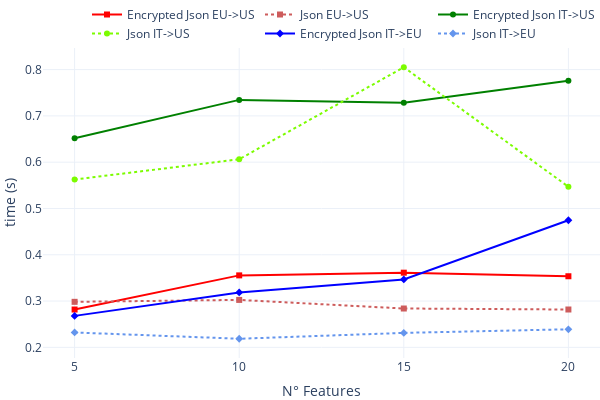

Notebook code cell kept with this figure:
### Code cell
fig = make_subplots(rows=1, cols=1, subplot_titles=('', ''), shared_xaxes=True, shared_yaxes=False, vertical_spacing=0.03)

fig.add_trace(go.Scatter(x=features, y=enc_1, name='Encrypted Json EU->US', line=dict(color='red'), mode='lines+markers', marker=dict(symbol=1)), row=1, col=1)
fig.add_trace(go.Scatter(x=features, y=not_enc_1, name='Json EU->US', line=dict(color='indianred', dash='dot'), mode='lines+markers', marker=dict(symbol=1)), row=1, col=1)

fig.add_trace(go.Scatter(x=features, y=enc_2, name='Encrypted Json IT->US', line=dict(color='green'), mode='lines+markers'), row=1, col=1)
fig.add_trace(go.Scatter(x=features, y=not_enc_2, name='Json IT->US', line=dict(color='lawngreen', dash='dot'), mode='lines+markers'), row=1, col=1)

fig.add_trace(go.Scatter(x=features, y=enc_3, name='Encrypted Json IT->EU', line=dict(color='blue'), mode='lines+markers', marker=dict(symbol=2)), row=1, col=1)
fig.add_trace(go.Scatter(x=features, y=not_enc_3, name='Json IT->EU', line=dict(color='cornflowerblue', dash='dot'), mode='lines+markers', marker=dict(symbol=2)), row=1, col=1)

#fig.add_trace(go.Bar(x=features, y=size_enc, name='Encrypted Json size', marker_color='mediumvioletred'), row=2, col=1)
#fig.add_trace(go.Bar(x=features, y=size_not_enc, name='Json size', marker_color='palevioletred'), row=2, col=1)

fig.update_yaxes(title_text="time (s)", row=1, col=1)
#fig.update_yaxes(title_text="size (KB)", row=2, col=1)
fig.update_xaxes(title_text="N° Features", row=1, col=1)

fig.update_layout(width=600, height=400, template='plotly_white', showlegend=True,
                 legend=dict(orientation="h", yanchor="bottom", y=1, xanchor="right", x=1), margin=dict(l=0,r=0,b=0,t=0))

fig.update_annotations(xshift=240, yshift=-120, font_size=14, textangle=90)

fig.show()

### Figure 1 — Plotly figure (JSON) as saved in the notebook; plotly's stock layout.template omitted (floating-point values rounded to 4 significant figures)
{"data": [{"line": {"color": "red"}, "marker": {"symbol": 1}, "mode": "lines+markers", "name": "Encrypted Json EU->US", "type": "scatter", "x": ["5", "10", "15", "20"], "xaxis": "x", "y": [0.2817, 0.3554, 0.3613, 0.3536], "yaxis": "y"}, {"line": {"color": "indianred", "dash": "dot"}, "marker": {"symbol": 1}, "mode": "lines+markers", "name": "Json EU->US", "type": "scatter", "x": ["5", "10", "15", "20"], "xaxis": "x", "y": [0.2983, 0.3025, 0.2839, 0.2818], "yaxis": "y"}, {"line": {"color": "green"}, "mode": "lines+markers", "name": "Encrypted Json IT->US", "type": "scatter", "x": ["5", "10", "15", "20"], "xaxis": "x", "y": [0.6517, 0.7345, 0.7285, 0.7761], "yaxis": "y"}, {"line": {"color": "lawngreen", "dash": "dot"}, "mode": "lines+markers", "name": "Json IT->US", "type": "scatter", "x": ["5", "10", "15", "20"], "xaxis": "x", "y": [0.5626, 0.6063, 0.8051, 0.547], "yaxis": "y"}, {"line": {"color": "blue"}, "marker": {"symbol": 2}, "mode": "lines+markers", "name": "Encrypted Json IT->EU", "type": "scatter", "x": ["5", "10", "15", "20"], "xaxis": "x", "y": [0.268, 0.3187, 0.3467, 0.4745], "yaxis": "y"}, {"line": {"color": "cornflowerblue", "dash": "dot"}, "marker": {"symbol": 2}, "mode": "lines+markers", "name": "Json IT->EU", "type": "scatter", "x": ["5", "10", "15", "20"], "xaxis": "x", "y": [0.2321, 0.2186, 0.2312, 0.239], "yaxis": "y"}], "layout": {"height": 400, "legend": {"orientation": "h", "x": 1, "xanchor": "right", "y": 1, "yanchor": "bottom"}, "margin": {"b": 0, "l": 0, "r": 0, "t": 0}, "showlegend": true, "width": 600, "xaxis": {"anchor": "y", "domain": [0, 1], "title": {"text": "N° Features"}}, "yaxis": {"anchor": "x", "domain": [0, 1], "title": {"text": "time (s)"}}}}
